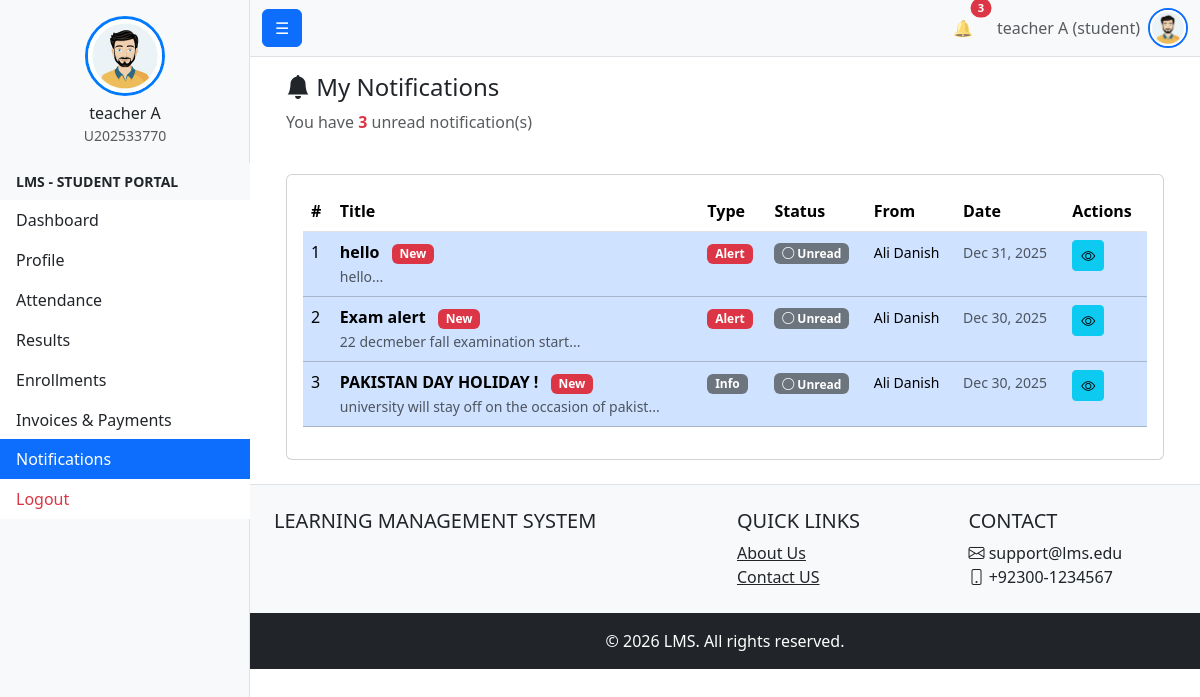
/public/notification/notification_list.php (signed in), run on the app's committed database.
### tables this page shows
CREATE TABLE `users` (
  `id` int(11) NOT NULL,
  `first_name` varchar(100) NOT NULL,
  `last_name` varchar(100) NOT NULL,
  `full_name` varchar(201) GENERATED ALWAYS AS (concat(`first_name`,' ',`last_name`)) STORED,
  `email` varchar(255) DEFAULT NULL,
  `contact_number` varchar(20) DEFAULT NULL,
  `profile_image` varchar(255) DEFAULT NULL COMMENT 'Stores profile image filename (stored in /public/uploads/profiles/)',
  `campus_id` int(11) DEFAULT NULL,
  `gender` enum('male','female','other') DEFAULT NULL,
  `cnic` varchar(15) DEFAULT NULL,
  `date_of_birth` date DEFAULT NULL,
  `address` text DEFAULT NULL,
  `password_hash` varchar(255) NOT NULL,
  `user_code` varchar(255) NOT NULL,
  `status` enum('active','inactive','suspended') NOT NULL DEFAULT 'active',
  `is_deleted` tinyint(1) NOT NULL DEFAULT 0,
  `created_at` timestamp NOT NULL DEFAULT current_timestamp(),
  `updated_at` timestamp NOT NULL DEFAULT current_timestamp() ON UPDATE current_timestamp(),
  `last_login_at` datetime DEFAULT NULL
);

CREATE TABLE `roles` (
  `role_id` int(11) NOT NULL,
  `role_name` enum('student','faculty','admin','student_affairs','examination','admission','accounts') NOT NULL
);

CREATE TABLE `user_notification` (
  `user_id` int(11) NOT NULL,
  `notification_id` int(11) NOT NULL,
  `is_read` tinyint(1) NOT NULL DEFAULT 0,
  `read_at` datetime DEFAULT NULL
);

CREATE TABLE `notification` (
  `notification_id` int(11) NOT NULL,
  `title` varchar(150) NOT NULL,
  `message` text NOT NULL,
  `notification_type` enum('info','warning','alert','assignment','exam','system') NOT NULL DEFAULT 'info',
  `is_general` tinyint(1) NOT NULL DEFAULT 0,
  `scheduled_at` datetime DEFAULT NULL,
  `created_by` int(11) DEFAULT NULL,
  `created_at` timestamp NOT NULL DEFAULT current_timestamp(),
  `updated_at` timestamp NOT NULL DEFAULT current_timestamp() ON UPDATE current_timestamp()
);

### config.php (called while the page is built, shortened)
<?php
function url(string $path = ''): string {
    return rtrim(BASE_URL, '/') . '/' . ltrim($path, '/');
}

### public/notification/notification_list.php (the view, shortened to what this page needs)
<?php
require_once $_SERVER['DOCUMENT_ROOT'] . '/project1/bootstrap.php';
$user_id = $_SESSION['user_id'];
$user_role = $_SESSION['role'];
$show_all = in_array($user_role, ['admin', 'superadmin']);
if ($show_all) {
    $sql = "
        SELECT
            n.*,
            u.full_name as created_by_name,
            COUNT(DISTINCT un.user_id) as recipient_count,
            SUM(CASE WHEN un.is_read = TRUE THEN 1 ELSE 0 END) as read_count
        FROM notification n
        LEFT JOIN users u ON n.created_by = u.id
        LEFT JOIN user_notification un ON n.notification_id = un.notification_id
        GROUP BY n.notification_id
        ORDER BY n.created_at DESC
    ";
    $stmt = $conn->prepare($sql);
} else {
    $sql = "
        SELECT
            n.*,
            un.is_read,
            un.read_at,
            u.full_name as created_by_name
        FROM user_notification un
        JOIN notification n ON un.notification_id = n.notification_id
        LEFT JOIN users u ON n.created_by = u.id
        WHERE un.user_id = ?
        ORDER BY n.created_at DESC
    ";
    $stmt = $conn->prepare($sql);
    $stmt->bind_param('i', $user_id);
}
$stmt->execute();
$notifications = [];
$result = $stmt->get_result();
while ($row = $result->fetch_assoc()) {
    $notifications[] = $row;
}
$unread_stmt = $conn->prepare("
    SELECT COUNT(*) as count
    FROM user_notification
    WHERE user_id = ? AND is_read = FALSE
");
$unread_stmt->bind_param('i', $user_id);
$unread_stmt->execute();
$unread_count = $unread_stmt->get_result()->fetch_assoc()['count'];
?>
<div class="container-fluid">
    <div class="row mb-4">
        <div class="col-md-8">
            <h4>
                <i class="bi bi-bell-fill"></i>
                <?= $show_all ? 'All Notifications' : 'My Notifications' ?>
            </h4>
            <?php if (!$show_all && $unread_count > 0): ?>
                <p class="text-muted">You have <strong class="text-danger"><?= $unread_count ?></strong> unread notification(s)</p>
            <?php endif; ?>
        </div>
        <div class="col-md-4 text-end">
        </div>
    </div>
    <?php if (empty($notifications)): ?>
        <div class="card">
            <div class="card-body text-center py-5">
                <i class="bi bi-bell-slash" style="font-size: 3rem; color: #ccc;"></i>
                <h5 class="mt-3 text-muted">No notifications found</h5>
                <p class="text-muted"><?= $show_all ? 'No notifications have been created yet.' : "You're all caught up!" ?></p>
            </div>
        </div>
    <?php else: ?>
        <div class="card">
            <div class="card-body">
                <div class="table-responsive">
                    <table class="table table-hover">
                        <thead>
                            <tr>
                                <th>#</th>
                                <th>Title</th>
                                <th>Type</th>
                                <?php if ($show_all): ?>
                                    <th>Scope</th>
                                    <th>Recipients</th>
                                    <th>Read Rate</th>
                                    <th>Created By</th>
                                <?php else: ?>
                                    <th>Status</th>
                                    <th>From</th>
                                <?php endif; ?>
                                <th>Date</th>
                                <th>Actions</th>
                            </tr>
                        </thead>
                        <tbody>
                            <?php $serial = 1; foreach ($notifications as $notif): ?>
                                <tr class="<?= (!$show_all && !$notif['is_read']) ? 'table-primary' : '' ?>">
                                    <td><?= $serial++ ?></td>
                                    <td>
                                        <strong><?= htmlspecialchars($notif['title']) ?></strong>
                                        <?php if (!$show_all && !$notif['is_read']): ?>
                                            <span class="badge bg-danger ms-2">New</span>
                                        <?php endif; ?>
                                        <br>
                                        <small class="text-muted">
                                            <?= htmlspecialchars(substr($notif['message'], 0, 50)) ?>...
                                        </small>
                                    </td>
                                    <td>
                                        <span class="badge bg-<?=
                                            $notif['notification_type'] === 'alert' ? 'danger' :
                                            ($notif['notification_type'] === 'warning' ? 'warning' :
                                            ($notif['notification_type'] === 'assignment' ? 'primary' :
                                            ($notif['notification_type'] === 'exam' ? 'info' : 'secondary')))
                                        ?>">
                                            <?= ucfirst($notif['notification_type']) ?>
                                        </span>
                                    </td>
                                    <?php if ($show_all): ?>
                                        <td>
                                            <?php if ($notif['is_general']): ?>
                                                <span class="badge bg-success">
                                                    <i class="bi bi-people-fill"></i> All Users
                                                </span>
                                            <?php else: ?>
                                                <span class="badge bg-info">
                                                    <i class="bi bi-person"></i> Specific
                                                </span>
                                            <?php endif; ?>
                                        </td>
                                        <td>
                                            <span class="badge bg-primary"><?= $notif['recipient_count'] ?> users</span>
                                        </td>
                                        <td>
                                            <?php
                                            $read_percentage = $notif['recipient_count'] > 0
                                                ? round(($notif['read_count'] / $notif['recipient_count']) * 100)
                                                : 0;
                                            ?>
                                            <div class="progress" style="height: 20px; width: 100px;">
                                                <div class="progress-bar bg-success"
                                                     style="width: <?= $read_percentage ?>%">
                                                    <?= $read_percentage ?>%
                                                </div>
                                            </div>
                                        </td>
                                        <td>
                                            <small><?= htmlspecialchars($notif['created_by_name'] ?? 'System') ?></small>
                                        </td>
                                    <?php else: ?>
                                        <td>
                                            <?php if ($notif['is_read']): ?>
                                                <span class="badge bg-success">
                                                    <i class="bi bi-check2-circle"></i> Read
                                                </span>
                                            <?php else: ?>
                                                <span class="badge bg-secondary">
                                                    <i class="bi bi-circle"></i> Unread
                                                </span>
                                            <?php endif; ?>
                                        </td>
                                        <td>
                                            <small><?= htmlspecialchars($notif['created_by_name'] ?? 'System') ?></small>
                                        </td>
                                    <?php endif; ?>
                                    <td>
                                        <small class="text-muted">
                                            <?= date('M d, Y', strtotime($notif['created_at'])) ?>
                                        </small>
                                    </td>
                                    <td>
                                        <div class="btn-group btn-group-sm">
                                            <a href="view_notification.php?id=<?= $notif['notification_id'] ?>"
                                               class="btn btn-info"
                                               title="View">
                                                <i class="bi bi-eye"></i>
                                            </a>
                                        </div>
                                    </td>
                                </tr>
                            <?php endforeach; ?>
                        </tbody>
                    </table>
                </div>
            </div>
        </div>
    <?php endif; ?>
</div>
<?php
require_once '../../templates/layout/master_base.php';
?>

### templates/layout/navbar.php (shortened to what this page needs)
<?php
require_once $_SERVER['DOCUMENT_ROOT'].'/project1/bootstrap.php';
$name = 'Guest';
$role = 'guest';
$profile_image_url = url('public/male_avatar.jpeg');
if (isset($_SESSION['user_id'])) {
    $user_id = $_SESSION['user_id'];
    $stmt = $conn->prepare("
        SELECT u.full_name, r.role_name
        FROM users u
        LEFT JOIN user_roles ur ON u.id = ur.user_id
        LEFT JOIN roles r ON ur.role_id = r.role_id
        WHERE u.id = ?
        LIMIT 1
    ");
    $stmt->bind_param('i', $user_id);
    $stmt->execute();
    $result = $stmt->get_result();
    if ($row = $result->fetch_assoc()) {
        $name = $row['full_name'];
        $role = $row['role_name'] ?? 'guest';
    }
    $stmt = $conn->prepare("SELECT COUNT(*) as count FROM user_notification WHERE user_id=? AND is_read=FALSE");
    $stmt->bind_param('i', $user_id);
    $stmt->execute();
    $unread_count = $stmt->get_result()->fetch_assoc()['count'] ?? 0;
} else {
    $unread_count = 0;
    $notifications = [];
}
?>
<nav class="navbar navbar-expand-lg navbar-light bg-light border-bottom">
    <div class="container-fluid">
        <button class="btn btn-primary " id="sidebarToggle">☰</button>
        <div class="collapse navbar-collapse" id="navbarNav">
            <ul class="navbar-nav ms-auto align-items-center">
                <li class="nav-item dropdown me-3">
                    <a class="nav-link position-relative" href="#" id="notificationDropdown" role="button"
                       data-bs-toggle="dropdown" aria-expanded="false" title="Notifications">
                        🔔
                        <?php if ($unread_count > 0): ?>
                        <span class="position-absolute top-0 start-100 translate-middle badge rounded-pill bg-danger" style="font-size:0.7rem;">
                            <?= $unread_count > 9 ? '9+' : $unread_count ?>
                        </span>
                        <?php endif; ?>
                    </a>
                </li>
                <li class="nav-item me-2">
                    <span class="text-muted"><?= htmlspecialchars($name) ?> (<?= htmlspecialchars($role) ?>)</span>
                </li>
                <li class="nav-item dropdown">
                    <a class="nav-link p-0" href="#" id="userDropdown" role="button" data-bs-toggle="dropdown" aria-expanded="false" title="Profile Menu">
                        <img src="<?= $profile_image_url ?>" alt="Profile" class="rounded-circle border border-2 border-primary" style="width: 40px; height: 40px; object-fit: cover; cursor: pointer;">
                    </a>
                </li>
            </ul>
        </div>
    </div>
</nav>

### data on the page
users: full_name "teacher A", roles.role_name "student"
user_notification: notification.title "hello", is_read "New", notification.message "hello", notification.notification_type "Alert", users.full_name "Ali Danish", notification.created_at "Dec 31, 2025"
user_notification: notification.title "Exam alert", is_read "New", notification.message "22 decmeber fall examination start", notification.notification_type "Alert", users.full_name "Ali Danish", notification.created_at "Dec 30, 2025"
user_notification: notification.title "PAKISTAN DAY HOLIDAY !", is_read "New", notification.message "university will stay off on the occasion of pakist", notification.notification_type "Info", users.full_name "Ali Danish", notification.created_at "Dec 30, 2025"

### other printed values
$name "teacher A"
$user_code "U202533770"
$role "STUDENT"
$label "Dashboard"
$label "Profile"
$label "Attendance"
$label "Results"
$label "Enrollments"
$label "Invoices & Payments"
$label "Notifications"
$unread_count "3"
